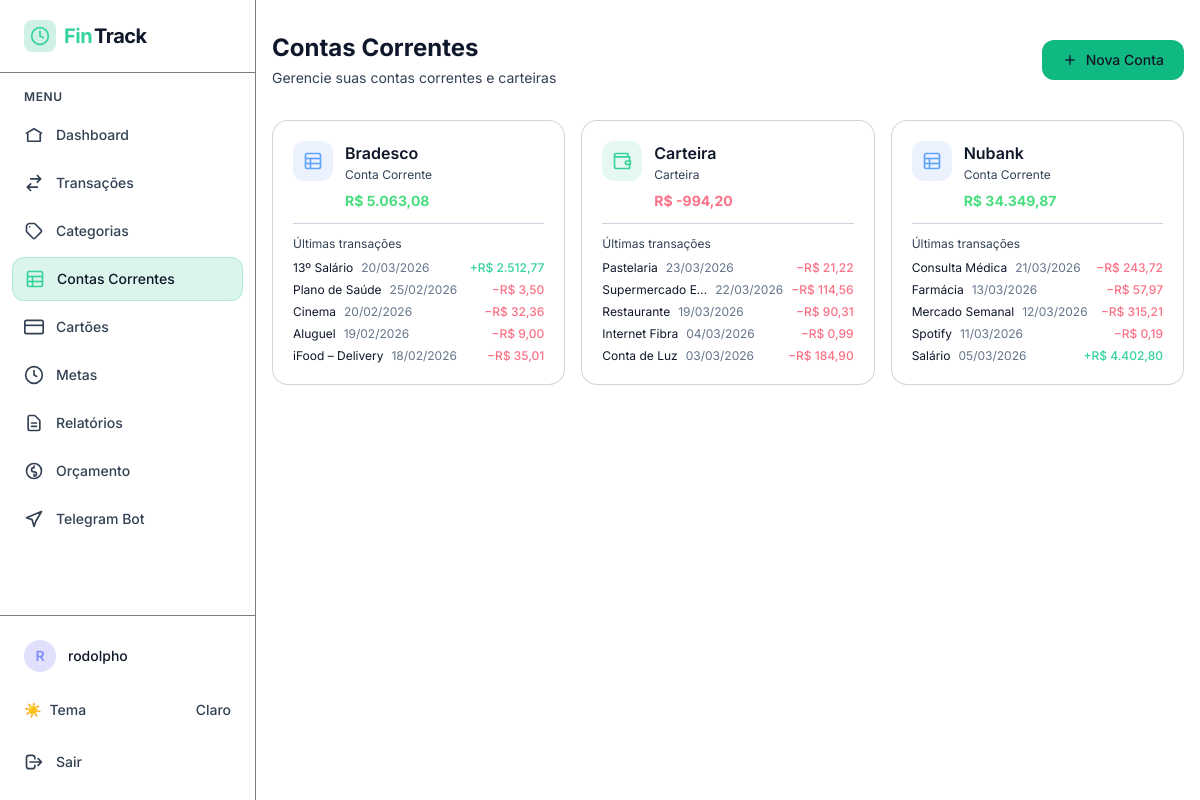
Page /financas/conta-corrente/ (signed in) on the earlier database version.
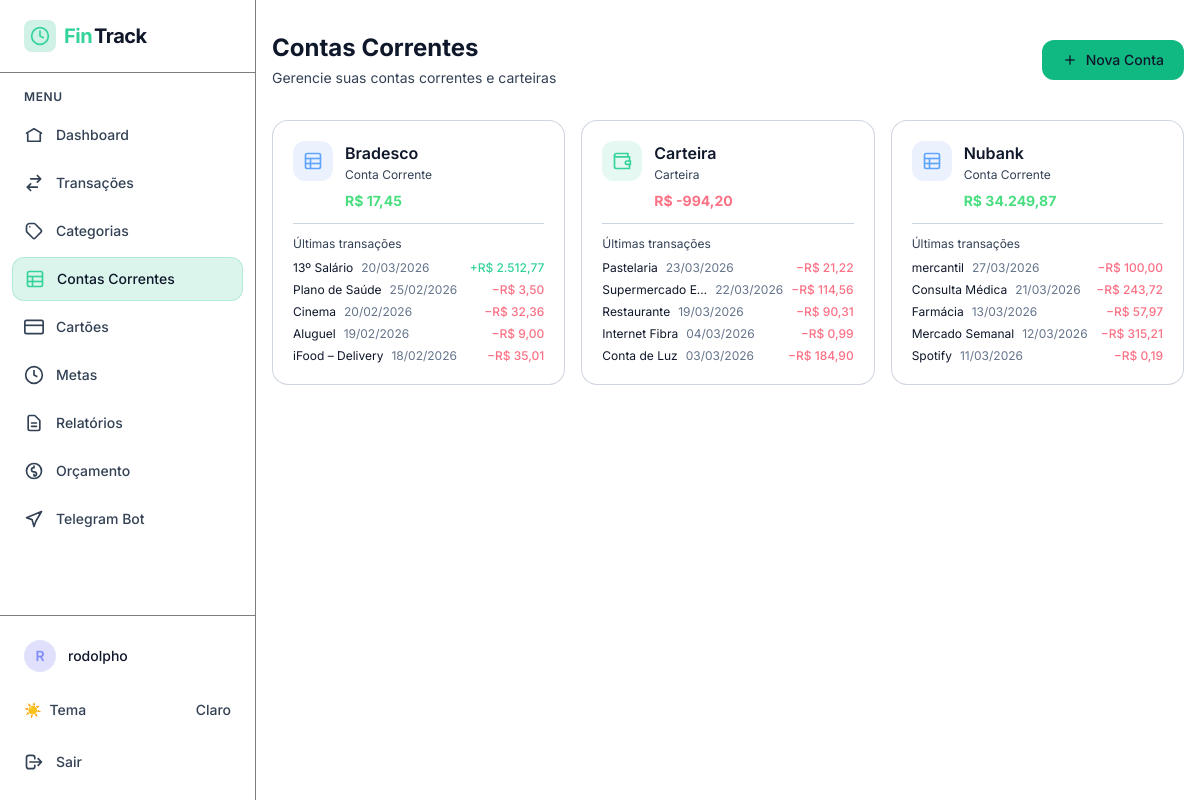
Same page on the later database version.
### finances/models.py (models this page shows, shortened)
class Account(models.Model):
    TIPO_CHOICES = [
        ('conta_corrente', 'Conta Corrente'),
        ('carteira', 'Carteira'),
        ('cartao_credito', 'Cartão de Crédito'),
    ]
    nome = models.CharField(max_length=100)
    tipo = models.CharField(max_length=20, choices=TIPO_CHOICES, default='conta_corrente')
    usuario = models.ForeignKey(User, on_delete=models.CASCADE, related_name='contas')
    class Meta:
        verbose_name = 'Conta'
        verbose_name_plural = 'Contas'
        unique_together = ['nome', 'usuario']

class Transaction(models.Model):
    TIPO_CHOICES = [
        ('entrada', 'Entrada'),
        ('saida', 'Saída'),
    ]
    valor = models.DecimalField(
        max_digits=12,
        decimal_places=2,
        validators=[MinValueValidator(Decimal('0.01'))],
    )
    data = models.DateField()
    tipo = models.CharField(max_length=10, choices=TIPO_CHOICES)
    descricao = models.CharField(max_length=255)
    categoria = models.ForeignKey(
        Category,
        on_delete=models.SET_NULL,
        null=True,
        blank=True,
        related_name='transacoes',
    )
    conta = models.ForeignKey(
        Account,
        on_delete=models.SET_NULL,
        null=True,
        blank=True,
        related_name='transacoes',
    )
    usuario = models.ForeignKey(User, on_delete=models.CASCADE, related_name='transacoes')
    class Meta:
        verbose_name = 'Transação'
        verbose_name_plural = 'Transações'
        ordering = ['-data', '-id']
        constraints = [
            models.CheckConstraint(
                check=models.Q(valor__gt=0),
                name='transaction_valor_positivo',
            )
        ]

### finances/views.py (the view)
# urls.py: path('conta-corrente/', views.ContaCorrenteListView.as_view(), name='conta_corrente_list'),
class ContaCorrenteListView(LoginRequiredMixin, ListView):
    model = Account
    template_name = 'finances/conta_corrente_list.html'
    context_object_name = 'contas'
    def get_queryset(self):
        return Account.objects.filter(
            usuario=self.request.user,
            tipo__in=['conta_corrente', 'carteira'],
        ).order_by('nome')
    def get_context_data(self, **kwargs):
        ctx = super().get_context_data(**kwargs)
        ctx['contas_com_saldo'] = [
            (
                conta,
                selectors.get_account_balance(conta.pk, self.request.user),
                selectors.get_transactions_by_account(conta.pk, self.request.user),
            )
            for conta in ctx['contas']
        ]
        return ctx

### finances/selectors.py (called while the page is built)
def get_account_balance(account_id: int, user) -> Decimal:
    conta = get_object_or_404(Account, pk=account_id, usuario=user)
    qs = Transaction.objects.filter(conta=conta, usuario=user)
    entradas = qs.filter(tipo='entrada').aggregate(total=Sum('valor'))['total'] or Decimal('0')
    saidas = qs.filter(tipo='saida').aggregate(total=Sum('valor'))['total'] or Decimal('0')
    if conta.tipo == 'cartao_credito':
        return saidas
    return entradas - saidas

def get_transactions_by_account(account_id: int, user, limit: int = 5):
    return (
        Transaction.objects
        .filter(conta_id=account_id, usuario=user)
        .select_related('categoria', 'conta')
        .order_by('-data', '-pk')[:limit]
    )

### finances/templates/finances/conta_corrente_list.html (shortened to what this page needs)
{% extends 'base.html' %}
{% block content %}
<div class="min-h-screen bg-zinc-950 py-8 px-4">
  <div class="'' w-full mx-auto">
    <div class="flex flex-col sm:flex-row sm:items-center sm:justify-between gap-4 mb-8">
      <div>
        <h1 class="text-2xl font-bold text-white">Contas Correntes</h1>
        <p class="text-zinc-400 text-sm mt-1">Gerencie suas contas correntes e carteiras</p>
      </div>
      <a href="{% url 'finances:conta_corrente_create' %}"
        class="inline-flex items-center gap-2 bg-emerald-500 hover:bg-emerald-600 text-white font-medium px-5 py-2.5 rounded-xl transition-colors text-sm">
        <svg xmlns="http://www.w3.org/2000/svg" class="w-4 h-4" viewBox="0 0 24 24" fill="none" stroke="currentColor"
          stroke-width="2" aria-hidden="true">
          <line x1="12" y1="5" x2="12" y2="19" />
          <line x1="5" y1="12" x2="19" y2="12" />
        </svg>
        Nova Conta
      </a>
    </div>
    {% if contas %}
    <div class="grid grid-cols-1 sm:grid-cols-2 lg:grid-cols-3 gap-4">
      {% for conta, saldo, transacoes in contas_com_saldo %}
      <div class="glass rounded-2xl p-5 hover:bg-zinc-800/30 transition-colors group">
        <div class="flex items-start justify-between gap-3">
          <div class="flex items-start gap-3 flex-1 min-w-0">
            <div class="w-10 h-10 rounded-xl flex items-center justify-center shrink-0
              {% if conta.tipo == 'carteira' %}bg-emerald-500/10{% else %}bg-blue-500/10{% endif %}"
              aria-hidden="true">
              {% if conta.tipo == 'carteira' %}
              <svg class="w-5 h-5 text-emerald-400" viewBox="0 0 24 24" fill="none" stroke="currentColor"
                stroke-width="2" aria-hidden="true">
                <path d="M21 12V7H5a2 2 0 010-4h14v4" />
                <path d="M3 5v14a2 2 0 002 2h16v-5" />
                <path d="M18 12a2 2 0 000 4h4v-4z" />
              </svg>
              {% else %}
              <svg class="w-5 h-5 text-blue-400" viewBox="0 0 24 24" fill="none" stroke="currentColor" stroke-width="2"
                aria-hidden="true">
                <rect x="3" y="3" width="18" height="18" rx="2" ry="2" />
                <line x1="3" y1="9" x2="21" y2="9" />
                <line x1="3" y1="15" x2="21" y2="15" />
                <line x1="9" y1="9" x2="9" y2="21" />
              </svg>
              {% endif %}
            </div>
            <div class="min-w-0">
              <p class="font-semibold text-white truncate">{{ conta.nome }}</p>
              <p class="text-xs text-zinc-400 mt-0.5">{{ conta.get_tipo_display }}</p>
              <p class="text-sm font-bold mt-2 {% if saldo >= 0 %}text-green-400{% else %}text-rose-400{% endif %}"
                aria-label="Saldo: R$ {{ saldo|floatformat:"2g" }}">
                R$ {{ saldo|floatformat:"2g" }}
              </p>
            </div>
          </div>
        </div>
        <div class="border-t border-zinc-800 mt-3 pt-3">
          <p class="text-zinc-500 text-xs mb-2">Últimas transações</p>
          {% if transacoes %}
          <ul class="space-y-1.5">
            {% for t in transacoes %}
            <li class="flex items-center justify-between text-xs gap-2">
              <div class="flex items-center gap-2 min-w-0 flex-1">
                <span class="text-zinc-300 truncate">{{ t.descricao }}</span>
                <span class="text-zinc-600 shrink-0">{{ t.data|date:"d/m/Y" }}</span>
              </div>
              <span class="shrink-0 font-medium {% if t.tipo == 'entrada' %}text-emerald-400{% else %}text-rose-400{% endif %}">
                {% if t.tipo == 'entrada' %}+{% else %}−{% endif %}R$&nbsp;{{ t.valor|floatformat:"2g" }}
              </span>
            </li>
            {% endfor %}
          </ul>
          {% else %}
          <p class="text-zinc-600 text-xs">Nenhuma transação</p>
          {% endif %}
        </div>
      </div>
      {% endfor %}
    </div>
    {% endif %}
  </div>
</div>
{% endblock %}

Differences in the rows shown:
computed for Account "Bradesco": saldo "5.063,08" → "17,45"
computed for Account "Nubank": loses Transaction (descricao "Salário", data "05/03/2026", valor "4.402,80", tipo "entrada" (drawn)); saldo "34.349,87" → "34.249,87"
added Transaction: descricao "mercantil", data "27/03/2026", valor "100,00", shown under Account "Nubank"
